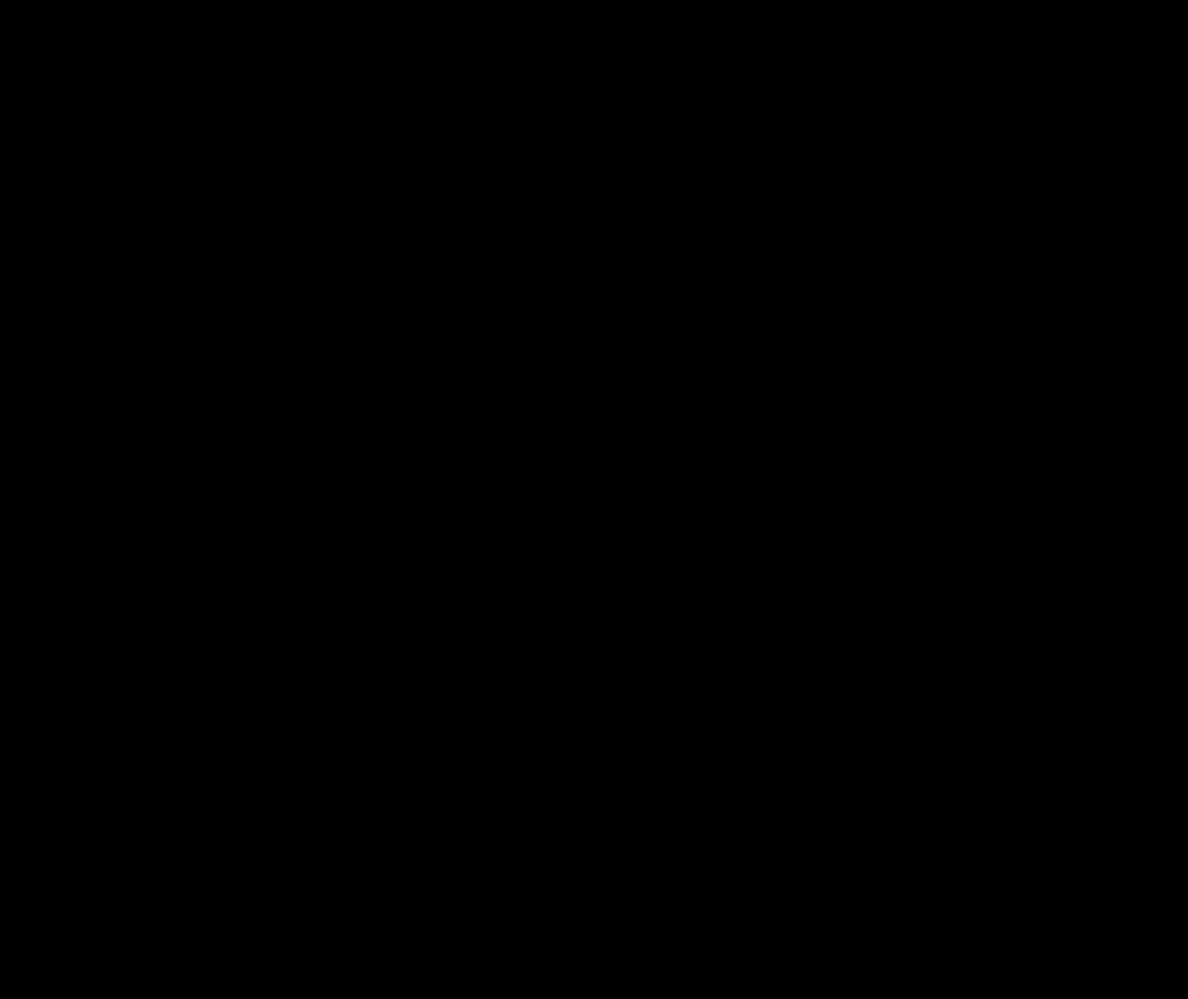
Frame 1 (no input)
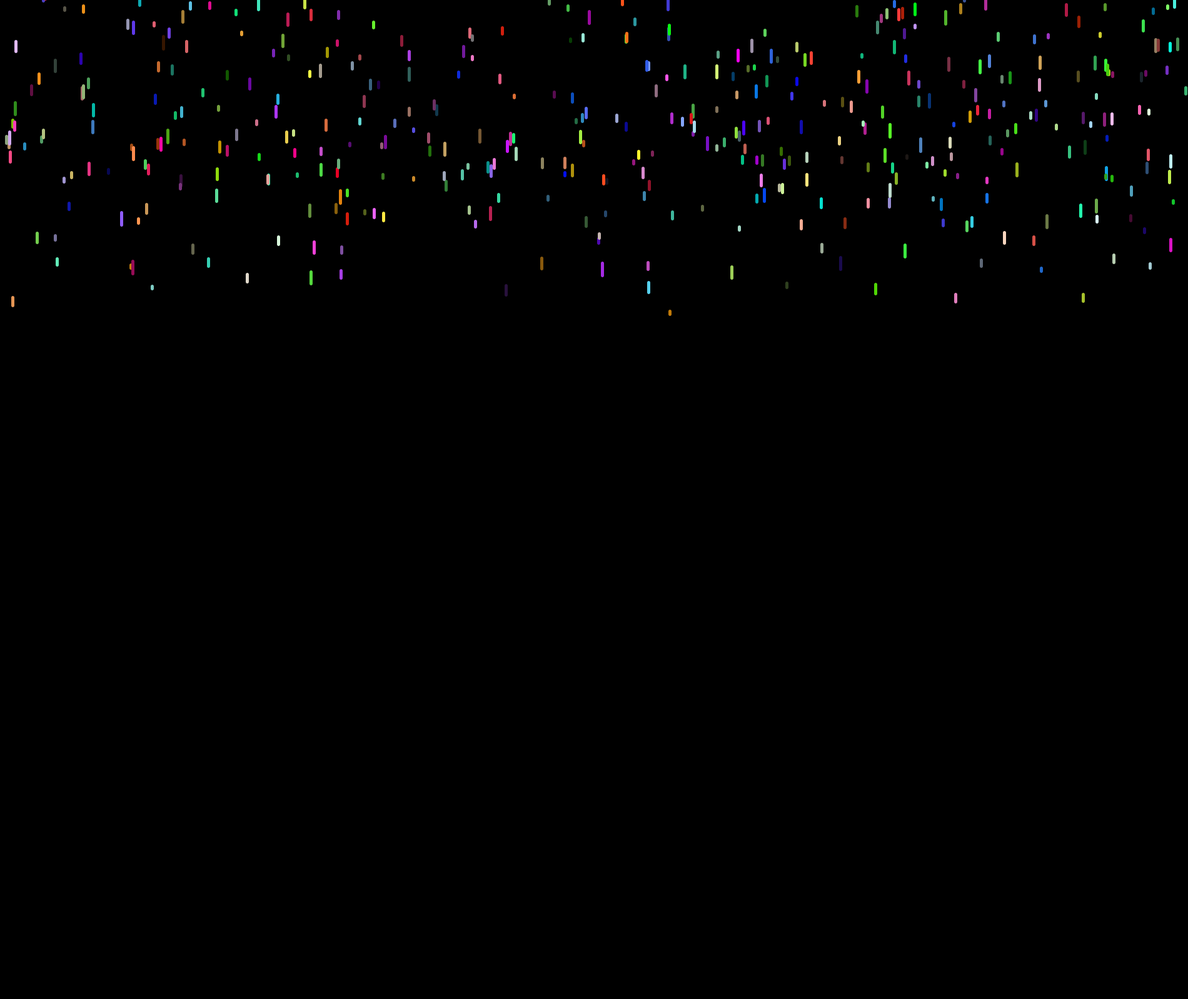
Frame 60 (the mouse pressed at the canvas centre just before this capture)
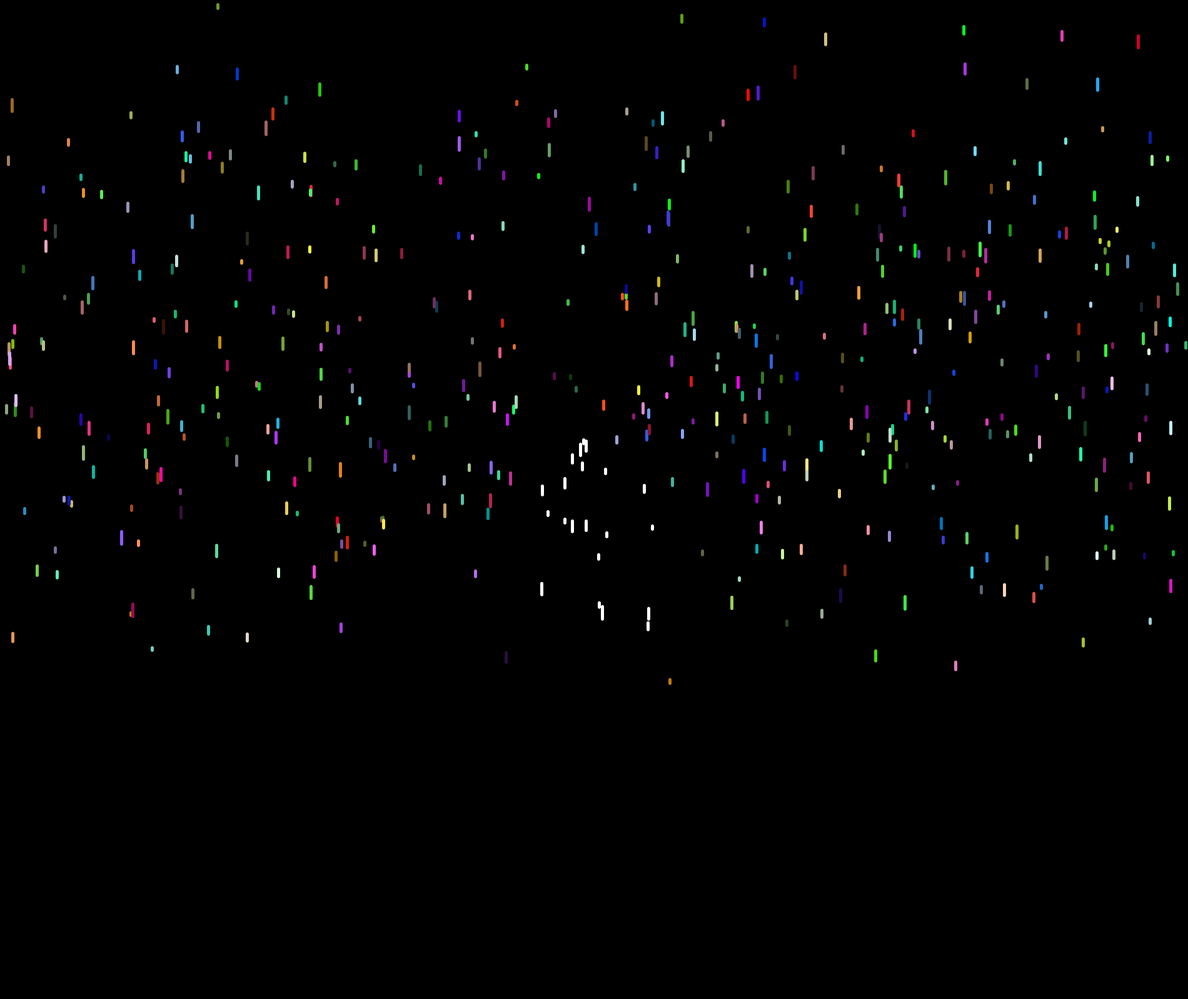
Frame 120 (the mouse held since frame 60 and released just before this capture)

The Processing sketch that drew these frames (run headless with seeded random() and noise(); from frame 60 on, the mouse is pressed at the canvas centre):

// Processing sketch: lluvia
// ── lluvia.pde
class gota{
    float  x=random(width);
    float y=random(-500,-50);
    float yspeed=random(4,10);
    float largoGota = random(4,20);
    float r1= random(255);
    float r2= random(255);
    float r3 =random(255);
 void mover(){
     y = y+ yspeed;
  
     if(y >height ){
       y= random(-200,-100);
         r1= random(255);
         r2= random(255);
         r3 =random(255);
    
     }
 }
 void dibujar(){
   stroke(r1,r2,r3);
     line(x,y,x,y+largoGota);
      strokeWeight(5);
     
 }
 
 void correr(){
   if (mousePressed){
     float r=sqrt(pow((mouseX-x),2)+pow((mouseY-y),2));
       float var=random(-r-1,r+1);
       if(r< 100){
        
      r1= 255;
         r2= 255;
         r3 =255;
       
   }
  
   }
 }

}
gota[] g = new gota[500];

void setup(){
size(1900,1600);
for(int i=0; i< g.length; i++){
  g[i] = new gota();
}
}


void draw(){
background(0);
for(int i=0; i< g.length; i++){
  g[i].dibujar();
  g[i].mover();
   g[i].correr();
}
}
